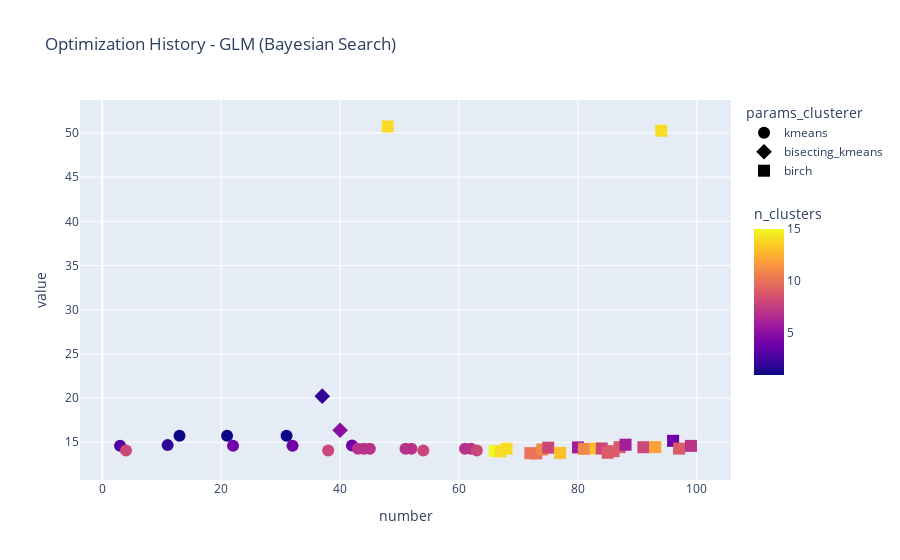

Notebook code cell kept with this figure:
### Markdown cell above
This plot shows the study optimization history, by showing the objective value for each Optuna trial. Besides that, we can see the clusterer that was used and the number of clusters chosen.

### Code cell
fig = px.scatter(df_filter_glm, 
                 x="number", 
                 y="value", 
                 symbol="params_clusterer",
                 color="n_clusters",
                 title="Optimization History - GLM (Bayesian Search)",)
fig.update_traces(marker=dict(size=12))
fig.update_coloraxes(
    colorbar_title_side="top",
    colorbar=dict(len=0.5)  
)

fig.show()

### Figure 1 — Plotly figure (JSON) as saved in the notebook; plotly's stock layout.template omitted (floating-point values rounded to 4 significant figures)
{"data": [{"hovertemplate": "params_clusterer=kmeans<br>number=%{x}<br>value=%{y}<br>n_clusters=%{marker.color}<extra></extra>", "legendgroup": "kmeans", "marker": {"color": [3.0, 8.0, 2.0, 1.0, 1.0, 4.0, 1.0, 4.0, 8.0, 4.0, 7.0, 7.0, 7.0, 7.0, 7.0, 8.0, 7.0, 7.0, 8.0], "coloraxis": "coloraxis", "size": 12, "symbol": "circle"}, "mode": "markers", "name": "kmeans", "orientation": "v", "showlegend": true, "type": "scatter", "x": [3, 4, 11, 13, 21, 22, 31, 32, 38, 42, 43, 44, 45, 51, 52, 54, 61, 62, 63], "xaxis": "x", "y": [14.61, 14.06, 14.68, 15.75, 15.75, 14.6, 15.75, 14.6, 14.06, 14.63, 14.27, 14.27, 14.27, 14.27, 14.27, 14.06, 14.27, 14.27, 14.06], "yaxis": "y"}, {"hovertemplate": "params_clusterer=bisecting_kmeans<br>number=%{x}<br>value=%{y}<br>n_clusters=%{marker.color}<extra></extra>", "legendgroup": "bisecting_kmeans", "marker": {"color": [2.0, 5.0], "coloraxis": "coloraxis", "size": 12, "symbol": "diamond"}, "mode": "markers", "name": "bisecting_kmeans", "orientation": "v", "showlegend": true, "type": "scatter", "x": [37, 40], "xaxis": "x", "y": [20.22, 16.36], "yaxis": "y"}, {"hovertemplate": "params_clusterer=birch<br>number=%{x}<br>value=%{y}<br>n_clusters=%{marker.color}<extra></extra>", "legendgroup": "birch", "marker": {"color": [14.0, 15.0, 14.0, 14.0, 10.0, 10.0, 11.0, 8.0, 13.0, 6.0, 11.0, 13.0, 8.0, 9.0, 9.0, 9.0, 6.0, 8.0, 12.0, 14.0, 4.0, 9.0, 7.0], "coloraxis": "coloraxis", "size": 12, "symbol": "square"}, "mode": "markers", "name": "birch", "orientation": "v", "showlegend": true, "type": "scatter", "x": [48, 66, 67, 68, 72, 73, 74, 75, 77, 80, 81, 83, 84, 85, 86, 87, 88, 91, 93, 94, 96, 97, 99], "xaxis": "x", "y": [50.74, 14.02, 13.97, 14.28, 13.77, 13.73, 14.19, 14.39, 13.79, 14.42, 14.25, 14.3, 14.31, 13.81, 13.99, 14.45, 14.73, 14.44, 14.46, 50.26, 15.17, 14.29, 14.59], "yaxis": "y"}], "layout": {"coloraxis": {"colorbar": {"len": 0.5, "title": {"side": "top", "text": "n_clusters"}}, "colorscale": [[0, "#0d0887"], [0.1111, "#46039f"], [0.2222, "#7201a8"], [0.3333, "#9c179e"], [0.4444, "#bd3786"], [0.5556, "#d8576b"], [0.6667, "#ed7953"], [0.7778, "#fb9f3a"], [0.8889, "#fdca26"], [1, "#f0f921"]]}, "legend": {"title": {"text": "params_clusterer"}, "tracegroupgap": 0}, "title": {"text": "Optimization History - GLM (Bayesian Search)"}, "xaxis": {"anchor": "y", "domain": [0, 1], "title": {"text": "number"}}, "yaxis": {"anchor": "x", "domain": [0, 1], "title": {"text": "value"}}}}
